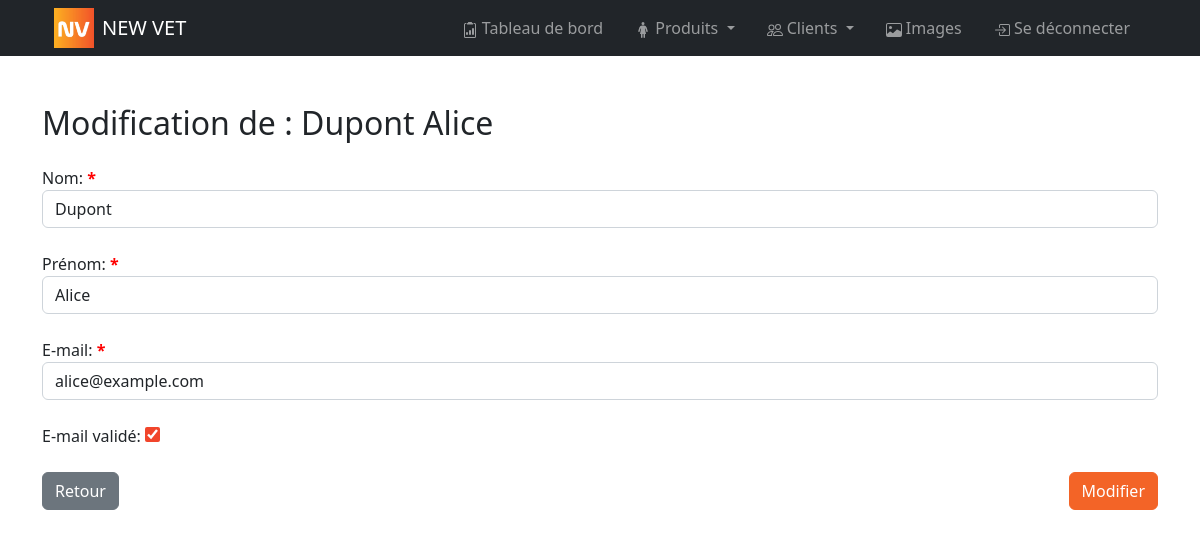
The page /bo/pages/customers/modify_customer.php?id=1 (signed in) on the database its author committed.
### tables this page shows
CREATE TABLE customer(
        customer_id INT AUTO_INCREMENT NOT NULL UNIQUE,
        first_name VARCHAR (50) NOT NULL,
        last_name VARCHAR (50) NOT NULL,
        email VARCHAR (50) NOT NULL UNIQUE,
        connection_token VARCHAR (500),
        validate_email_token VARCHAR (500),
        reset_password_code INT (6),
        has_validated_email BOOLEAN NOT NULL DEFAULT 0,
        password VARCHAR (150) NOT NULL,
        last_login DATETIME,
        is_deleted BOOLEAN NOT NULL DEFAULT 0,
        created_at DATETIME NOT NULL DEFAULT NOW(),
        CONSTRAINT customer_PK PRIMARY KEY (customer_id)
);

### controllers/customer.php (called while the page is built, shortened)
<?php
function getCustomer($customer_id)
{
    $sql = "SELECT * FROM customer WHERE customer_id = :customer_id";
    $result = Database::queryOne($sql, array(":customer_id" => $customer_id));
    return $result['data'];
}

### utils/database.php (called while the page is built, shortened)
<?php
class Database
{
    private static $dbHost = DB_HOST;
    private static $dbName = DB_NAME;
    private static $dbUser = DB_USER;
    private static $dbPass = DB_PASSWORD;
    private static $forcedStringParams = array(':email', ':password', ':token', ':code', ':name', ':libelle');
    private static $forcedIntParams = array(':per_page', ':offset', ':customer_id', ':admin_id');
    private static $forcedBoolParams = array(':is_deleted');
    private static $connection = null;
    private static function connect()
    {
        if (self::$connection === null) {
            try {
                self::$connection = new PDO("mysql:host=" . self::$dbHost . ";dbname=" . self::$dbName, self::$dbUser, self::$dbPass);
                self::$connection->setAttribute(PDO::ATTR_ERRMODE, PDO::ERRMODE_EXCEPTION);
            } catch (PDOException $e) {
                if (APP_DEBUG) die("Erreur lors de la connexion à la base de données: " . $e->getMessage());
            }
        }
    }
    public static function queryOne(string $query, array $params = array())
    {
        $data = array();
        $success = true;
        $error = null;
        try {
            $statement = self::$connection->prepare($query);
            foreach ($params as $key => $value) {
                if (is_int($value) || is_float($value) || in_array($key, self::$forcedIntParams)) {
                    $statement->bindValue($key, $value, PDO::PARAM_INT);
                } elseif (is_bool($value) || in_array($key, self::$forcedBoolParams)) {
                    $statement->bindValue($key, $value, PDO::PARAM_BOOL);
                } elseif (is_string($value) || in_array($key, self::$forcedStringParams)) {
                    $statement->bindValue($key, htmlspecialchars($value), PDO::PARAM_STR);
                } elseif (is_null($value)) {
                    $statement->bindValue($key, $value, PDO::PARAM_NULL);
                } else {
                    $statement->bindValue($key, $value);
                }
            }
            $statement->execute();
            $data = $statement->fetch(PDO::FETCH_ASSOC);
        } catch (PDOException $e) {
            $success = false;
            $error = $e->getMessage();
            self::handleError($query, $params, $error);
        }
        return array(
            'success' => $success,
            'data' => $data,
            'error' => $error
        );
    }
}

### bo/pages/customers/modify_customer.php (the view, shortened to what this page needs)
<?php
include_once APP_PATH . "controllers/customer.php";
$urlId = isset($_GET['id']) ? $_GET['id'] : '';
$customer = getCustomer($urlId);
$customer["password"] = null;
?>
<!DOCTYPE html>
<html lang="fr">
<head>
    <link href="<?= APP_URL ?>bo/style/bootstrap.css" rel="stylesheet">
    <link href="<?= APP_URL ?>bo/style/main.css" rel="stylesheet">
</head>
<body>
    <?php include_once APP_PATH . "bo/partials/header.php"; ?>
    <div class="container mt-5">
        <h2 class="mb-4">Modification de : <?= $customer['last_name'] . ' ' . $customer['first_name'] ?></h2>
        <form action="<?= $_SERVER['PHP_SELF']; ?>" method="post" class="mb-5">
            <div class="form-group my-4">
                <label class="required" for="last_name">Nom:</label>
                <input class="form-control" type="text" id="last_name" name="last_name" value="<?= $customer['last_name'] ?>" required>
            </div>
            <div class="form-group my-4">
                <label class="required" for="first_name">Prénom:</label>
                <input class="form-control" type="text" id="first_name" name="first_name" value="<?= $customer['first_name'] ?>" required>
            </div>
            <div class="form-group my-4">
                <label class="required" for="email">E-mail:</label>
                <input class="form-control" type="email" id="email" name="email" value="<?= $customer['email'] ?>" required>
            </div>
            <div class="form-group my-4">
                <label for="has_validated_email">E-mail validé:</label>
                <input type="checkbox" id="has_validated_email" name="has_validated_email" <?php echo $customer['has_validated_email'] === 1 ? 'checked' : '' ?>>
            </div>
            <div class="d-flex justify-content-between my-4">
                <a href="<?= APP_URL ?>bo/pages/customers/index.php" class="btn btn-secondary">Retour</a>
                <button type="submit" name="submit" class="btn btn-primary">Modifier</button>
            </div>
        </form>
    </div>
</body>
</html>

### bo/style/main.css (style rules this page uses)
:root { --primary: #F1452B; --secondary: #FEBD21; }
input[type="checkbox"] { accent-color: var(--primary); width: 15px; height: 15px; }
.required::after { content: " *"; font-weight: 600; color: red }

### rows shown on the page
customer: last_name "Dupont", first_name "Alice", email "alice@example.com", has_validated_email "☑"

### other values the page prints
APP_NAME "NEW VET"
